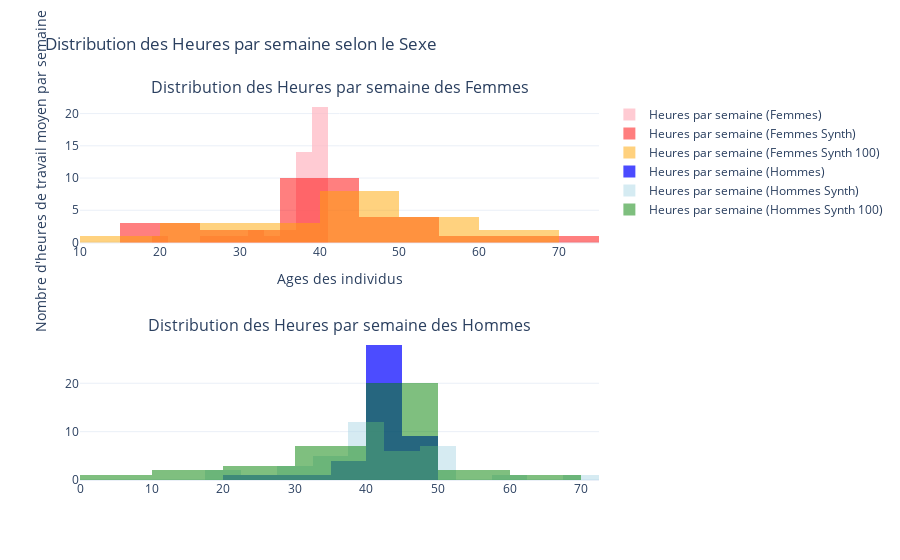

This figure's notebook cell:
### Code cell
import plotly.graph_objects as go
from plotly.subplots import make_subplots

# Créer un subplot avec 2 lignes et 1 colonne pour les histogrammes
fig = make_subplots(rows=2, cols=1, 
                    subplot_titles=("Distribution des Heures par semaine des Femmes", 
                                    "Distribution des Heures par semaine des Hommes"))

# Ajout de l'histogramme des heures par semaine pour les femmes (rose)
fig.add_trace(go.Histogram(
    x=women_avg_hours['hours_per_week'],  # Données des femmes
    name='Heures par semaine (Femmes)',
    marker_color='lightpink',  # Couleur rose
    opacity=0.7
), row=1, col=1)

# Ajout de l'histogramme des heures par semaine pour les femmes synthétiques (rouge)
fig.add_trace(go.Histogram(
    x=women_avg_hours_synth['hours_per_week'],  # Données synthétiques des femmes
    name='Heures par semaine (Femmes Synth)',
    marker_color='red',  # Couleur rouge
    opacity=0.5
), row=1, col=1)

# Ajout de l'histogramme des heures par semaine pour les femmes synthétiques 1000 (orange)
fig.add_trace(go.Histogram(
    x=women_avg_hours_synth_1['hours_per_week'],  # Données synthétiques 1000 des femmes
    name='Heures par semaine (Femmes Synth 100)',
    marker_color='orange',  # Couleur orange
    opacity=0.5
), row=1, col=1)

# Ajout de l'histogramme des heures par semaine pour les hommes (bleu)
fig.add_trace(go.Histogram(
    x=men_avg_income['hours_per_week'],  # Données des hommes
    name='Heures par semaine (Hommes)',
    marker_color='blue',  # Couleur bleue
    opacity=0.7
), row=2, col=1)

# Ajout de l'histogramme des heures par semaine pour les hommes synthétiques (bleu clair)
fig.add_trace(go.Histogram(
    x=men_avg_income_synth['hours_per_week'],  # Données synthétiques des hommes
    name='Heures par semaine (Hommes Synth)',
    marker_color='lightblue',  # Couleur bleu clair
    opacity=0.5
), row=2, col=1)

# Ajout de l'histogramme des heures par semaine pour les hommes synthétiques 1000 (vert)
fig.add_trace(go.Histogram(
    x=men_avg_income_synth_1['hours_per_week'],  # Données synthétiques 1000 des hommes
    name='Heures par semaine (Hommes Synth 100)',
    marker_color='green',  # Couleur verte
    opacity=0.5
), row=2, col=1)

# Mise en forme du graphique
fig.update_layout(
    title="Distribution des Heures par semaine selon le Sexe",
    xaxis_title="Ages des individus",
    yaxis_title="Nombre d'heures de travail moyen par semaine",
    barmode='overlay',  # Superposer les histogrammes
    template="plotly_white"
)

# Affichage du graphique
fig.show()

### Figure 1 — Plotly figure (JSON) as saved in the notebook; plotly's stock layout.template omitted (floating-point values rounded to 4 significant figures)
{"data": [{"marker": {"color": "lightpink"}, "name": "Heures par semaine (Femmes)", "opacity": 0.7, "type": "histogram", "x": [19.94, 25.07, 28.66, 29.07, 31.34, 32.86, 34.64, 36.82, 37.4, 38.5, 40.01, 39.41, 39.58, 38.33, 39.63, 39.02, 39.8, 38.07, 39.88, 38.06, 38.52, 38.76, 39.32, 38.44, 39.63, 39.21, 39.69, 39.72, 39.57, 39.86, 39.13, 38.85, 40, 39.71, 39.6, 38.69, 39.85, 37.92, 38.18, 39.21, 38.58, 37.18, 39.02, 36.57], "xaxis": "x", "yaxis": "y"}, {"marker": {"color": "red"}, "name": "Heures par semaine (Femmes Synth)", "opacity": 0.5, "type": "histogram", "x": [50, 40, 40, 30, 20, 60, 45, 40, 50, 20, 41.67, 35, 50, 40, 40, 42.5, 70, 38, 40, 27.5, 17], "xaxis": "x", "yaxis": "y"}, {"marker": {"color": "orange"}, "name": "Heures par semaine (Femmes Synth 100)", "opacity": 0.5, "type": "histogram", "x": [40, 50, 60, 39.5, 35, 65, 22, 45, 50, 44, 40, 24, 25, 55, 40, 40, 56.5, 45, 16, 40, 35], "xaxis": "x", "yaxis": "y"}, {"marker": {"color": "blue"}, "name": "Heures par semaine (Hommes)", "opacity": 0.7, "type": "histogram", "x": [22.64, 26.71, 32.69, 35.26, 36.3, 37.04, 38.16, 40.49, 41.55, 42.57, 43.14, 43.48, 43.76, 43.95, 44.39, 44.6, 44.27, 44.93, 45.48, 45.7, 45.6, 46.17, 45.69, 44.42, 44.51, 44.87, 44.76, 45.84, 44.91, 44.28, 44.95, 45.22, 45.33, 45.44, 44.67, 44.66, 44.74, 44.16, 44.27, 43.22, 43.78, 42.33, 43.03, 41.89], "xaxis": "x2", "yaxis": "y2"}, {"marker": {"color": "lightblue"}, "name": "Heures par semaine (Hommes Synth)", "opacity": 0.5, "type": "histogram", "x": [20, 25, 40, 20, 35, 50, 37, 40, 31.67, 60, 40, 45, 40, 40, 50, 48.67, 44.67, 45, 50, 69.5, 27.5, 40, 44, 40, 33.33, 45, 40, 47.5, 50, 45, 41, 40, 50, 35, 29, 40, 40, 36], "xaxis": "x2", "yaxis": "y2"}, {"marker": {"color": "green"}, "name": "Heures par semaine (Hommes Synth 100)", "opacity": 0.5, "type": "histogram", "x": [60, 31, 34, 45, 41.67, 30.33, 38, 40, 40, 11, 40, 40, 35.5, 40, 41.67, 45, 38, 40, 50, 40, 45, 45, 25, 40, 40, 24, 43.33, 55, 40, 15.67, 40, 20, 8, 40, 40, 36], "xaxis": "x2", "yaxis": "y2"}], "layout": {"annotations": [{"font": {"size": 16}, "showarrow": false, "text": "Distribution des Heures par semaine des Femmes", "x": 0.5, "xanchor": "center", "xref": "paper", "y": 1, "yanchor": "bottom", "yref": "paper"}, {"font": {"size": 16}, "showarrow": false, "text": "Distribution des Heures par semaine des Hommes", "x": 0.5, "xanchor": "center", "xref": "paper", "y": 0.375, "yanchor": "bottom", "yref": "paper"}], "barmode": "overlay", "title": {"text": "Distribution des Heures par semaine selon le Sexe"}, "xaxis": {"anchor": "y", "domain": [0, 1], "title": {"text": "Ages des individus"}}, "xaxis2": {"anchor": "y2", "domain": [0, 1]}, "yaxis": {"anchor": "x", "domain": [0.625, 1], "title": {"text": "Nombre d'heures de travail moyen par semaine"}}, "yaxis2": {"anchor": "x2", "domain": [0, 0.375]}}}
